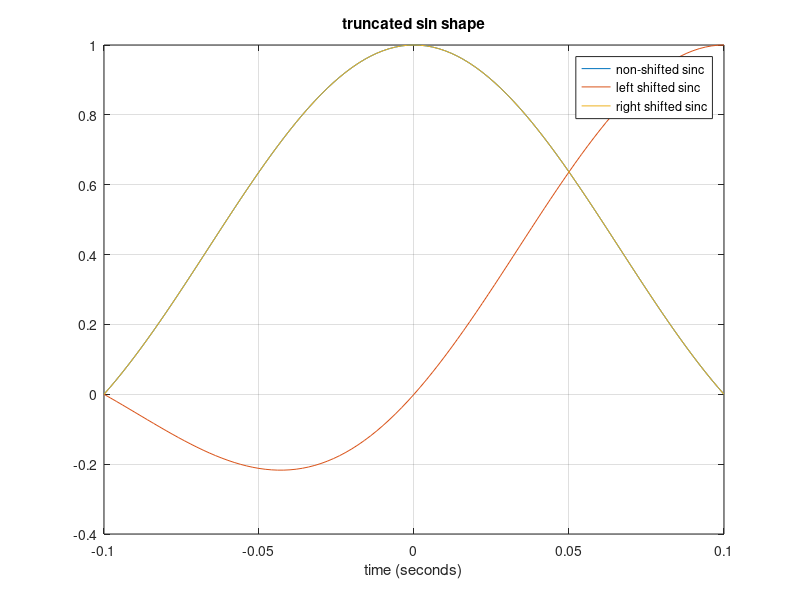
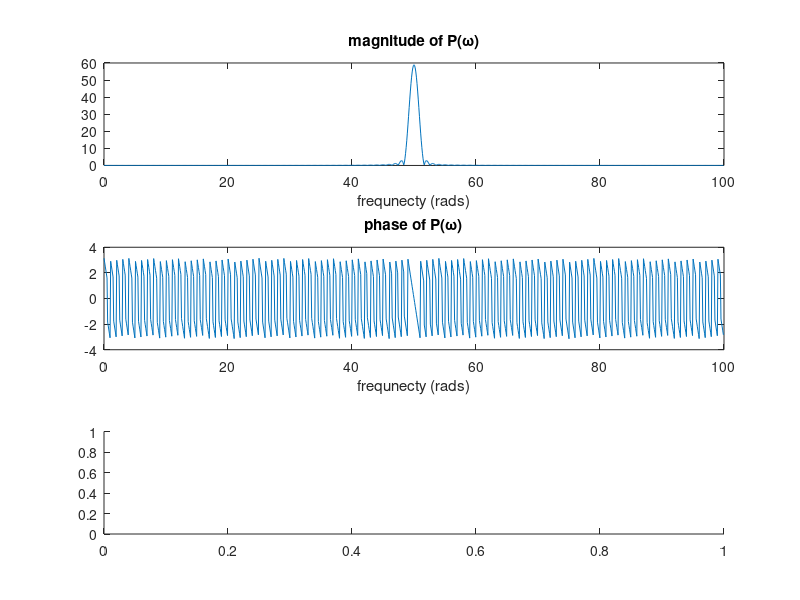

The MATLAB script that drew these images, in order: (Note: this script raises an error after producing the figures.)
%% Case study 2
%% Introduction
% * Author:                   Amelia Hines and Dayan Parker
% * Class:                    ESE 351
% * Date:                     Created 4/5/2024, Last Edited 4/5/2024
%% create pulse shapes
Ts=0.1; %define period in miliseconds
bw=5;
dt=Ts/(10*bw); %define sampleing rate
t=-Ts:dt:Ts; %define time vector from 0 to T
fs=1/dt;

triangle=1-abs(t)/Ts;%define the shape of the output vector; %define a triangular pulse shape
triangle_fft = fftshift(fft(triangle)/length(triangle)); %take fft of triangle
sinc_1=sinc(t/Ts); %define truncated sin function
sinc_2=sinc((t-0.1)/Ts); %define shifted truncated sin function
sinc_3=sinc((t+0.1)/Ts); %define shifted sinc

figure 
plot(t,sinc_1), title ("truncated sin shape"),  xlabel('time (seconds)')
hold on
plot(t,sinc_2), plot(t,abs(sinc_1)), 
legend('non-shifted sinc','left shifted sinc', 'right shifted sinc');
hold off
grid on

fftL=1024;
sinc_jw = fftshift(fft(sinc_1,fftL)); %take the fft of p(t)
f = 0:(fs/bw)/fftL:(fs/bw)-(fs/bw)/fftL;
%plot the frequnecy response of p(t)
figure
subplot(3,1,1), plot(f,abs(sinc_jw)), title('magnitude of P(\omega)')
xlabel('frequnecty (rads)')

subplot(3,1,2), plot(f,angle(sinc_jw)), title('phase of P(\omega)')
xlabel('frequnecty (rads)')

subplot(3,1,3), spectrogram(sinc_jw), title('spectrogram of P(\omega)')
%the band width need to for communications with this shape is pi/25 radians

%% create message
p_t=sinc_1;
fb=1/(Ts); %create bit rate vector
upscale=100; %use the length of p(t) to idenitfy the number of zeros 
% needed to get the full convoltuion y(t)
message = 'I love ESE 351! :)';
x_t = str2num(reshape(dec2bin(message)',1,[])')';
x_t(x_t == 0) = -1;

scaled_x = zeros(1, numel(x_t)*upscale);
% Insert bit values into the result vector with upsacle zeros in between each value
scaled_x(1:100:end) = x_t;
y_t=conv(scaled_x,p_t,'same'); %create y[n] vector
noise_time=0:dt:(length(y_t)-1)*dt;%defin a time vector for r(t) and y(t)
figure, plot(noise_time,y_t), title('orignal data')

sigma=0.1; %define noise parameter 
noise=sigma.^2*randn(1,length(y_t)); %create noise vector
r_t=noise+y_t; %create return signals
figure, plot(noise_time,r_t), title('noisy data')

%% decode message
%sign reciver
output=zeros(1,length(x_t)-1); %initailize an output vector
%write a 1 or -1 depending on every 100th entry in r_t
output(r_t(upscale:upscale:end)>0)=1;
output(r_t(upscale:upscale:end)<0)=-1;
message_output=output;
message_output(output==-1)=0;
message_out_sign = char(bin2dec(num2str(reshape(message_output,7,[])')))';
disp(message_out_sign)

%plot the output compared to the input
% Plot x_t
diff_idx=find(output~=x_t); %find indexes were output is different from x_t
same_idx=find(output==x_t); %find indexes were output is the same from x_t
error_rate=length(diff_idx)/length(x_t); %define error rate

figure
subplot(2,1,1)
stem(same_idx,output(same_idx), 'bo'); 
hold on; 
% Plot p_t where p_t is different from x_t
stem(diff_idx, output(diff_idx), 'rx');  % Plot p_t where it is different from x_t with red x marks
title('Output of the sign reciver')
xlabel('bits')
hold off; % Release the hold on the plot
legend('x_t', 'p_t different from x_t');

subplot(2,1,2), stem(x_t), title('orignal signal') %plot original singal
xlabel(sprintf('bits, error rate = %0.3f',error_rate))

%matched filter
p_opposite=p_t(end:-1:1);
z_t = filter(p_opposite,1,r_t);

output_match=zeros(1,length(x_t)-1);
output_match(z_t(upscale:upscale:end)<0)=-1;
output_match(z_t(upscale:upscale:end)>0)=1;
message_output=output_match;
message_output(output_match==-1)=0;
message = char(bin2dec(num2str(reshape(message_output,7,[])')))';
disp(message)

% Plot x_t
diff_idx=find(output_match~=x_t);
same_idx=find(output_match==x_t);
error_rate=length(diff_idx)/length(x_t); %define error rate

figure
subplot(2,1,1)
stem(same_idx,output_match(same_idx), 'bo'); 
hold on; 
% Plot p_t where p_t is different from x_t
stem(diff_idx, output_match(diff_idx), 'rx');  % Plot p_t where it is different from x_t with red x marks
title('Output of the match reciver')
xlabel('bits')
hold off; % Release the hold on the plot
legend('x_t', 'p_t different from x_t');

subplot(2,1,2), stem(x_t), title('orignal signal')%plot orignal signal
xlabel(sprintf('bits, error rate = %0.3f',error_rate))


%calculate the SNR of the system 
signal_power = sum(y_t.^2);
noise_power = sum(noise.^2);
SNR = signal_power / noise_power;

disp(['SNR =',num2str(SNR)])
disp(['bit rate =',num2str(fb)])
disp(['standard deviation of noise =',num2str(sigma)])


